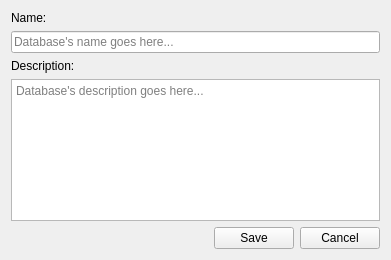
<?xml version="1.0" encoding="UTF-8"?>
<ui version="4.0">
 <class>PicsouDBEditor</class>
 <widget class="QWidget" name="PicsouDBEditor">
  <property name="windowModality">
   <enum>Qt::ApplicationModal</enum>
  </property>
  <property name="geometry">
   <rect>
    <x>0</x>
    <y>0</y>
    <width>391</width>
    <height>260</height>
   </rect>
  </property>
  <property name="sizePolicy">
   <sizepolicy hsizetype="Maximum" vsizetype="Maximum">
    <horstretch>0</horstretch>
    <verstretch>0</verstretch>
   </sizepolicy>
  </property>
  <property name="windowTitle">
   <string>Database Editor</string>
  </property>
  <layout class="QVBoxLayout" name="verticalLayout">
   <item>
    <widget class="QLabel" name="name_label">
     <property name="text">
      <string>Name:</string>
     </property>
    </widget>
   </item>
   <item>
    <widget class="QLineEdit" name="name">
     <property name="placeholderText">
      <string>Database's name goes here...</string>
     </property>
    </widget>
   </item>
   <item>
    <widget class="QLabel" name="description_label">
     <property name="text">
      <string>Description:</string>
     </property>
    </widget>
   </item>
   <item>
    <widget class="QPlainTextEdit" name="description">
     <property name="placeholderText">
      <string>Database's description goes here...</string>
     </property>
    </widget>
   </item>
   <item>
    <spacer name="verticalSpacer">
     <property name="orientation">
      <enum>Qt::Vertical</enum>
     </property>
     <property name="sizeHint" stdset="0">
      <size>
       <width>20</width>
       <height>0</height>
      </size>
     </property>
    </spacer>
   </item>
   <item>
    <layout class="QHBoxLayout" name="horizontalLayout">
     <item>
      <spacer name="hspacer">
       <property name="orientation">
        <enum>Qt::Horizontal</enum>
       </property>
       <property name="sizeHint" stdset="0">
        <size>
         <width>40</width>
         <height>20</height>
        </size>
       </property>
      </spacer>
     </item>
     <item>
      <widget class="QPushButton" name="save">
       <property name="text">
        <string>Save</string>
       </property>
       <property name="icon">
        <iconset resource="../../picsou.qrc">
         <normaloff>:/resources/material-design/svg/check.svg</normaloff>:/resources/material-design/svg/check.svg</iconset>
       </property>
      </widget>
     </item>
     <item>
      <widget class="QPushButton" name="cancel">
       <property name="text">
        <string>Cancel</string>
       </property>
       <property name="icon">
        <iconset resource="../../picsou.qrc">
         <normaloff>:/resources/material-design/svg/cancel.svg</normaloff>:/resources/material-design/svg/cancel.svg</iconset>
       </property>
      </widget>
     </item>
    </layout>
   </item>
  </layout>
 </widget>
 <resources>
  <include location="../../picsou.qrc"/>
 </resources>
 <connections/>
</ui>
